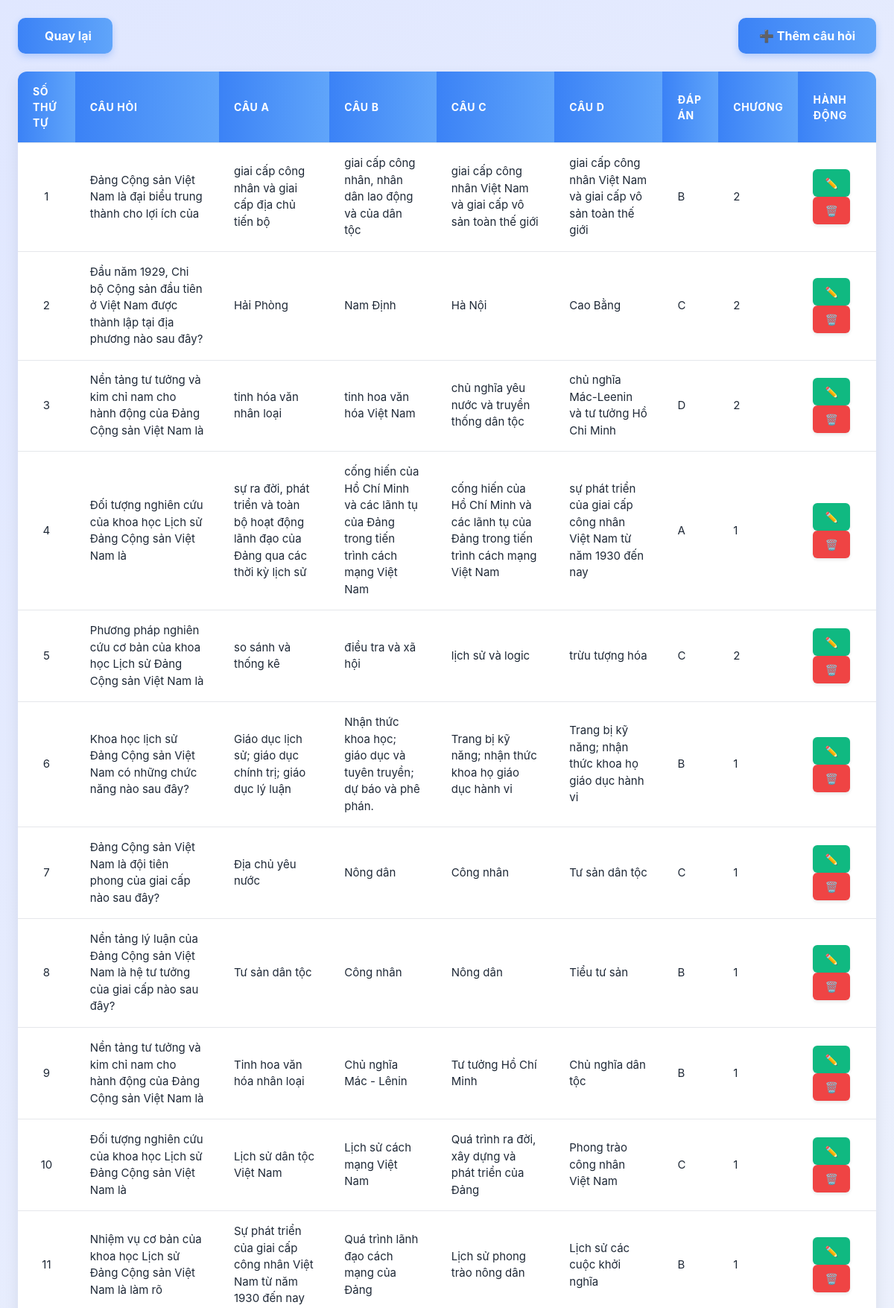
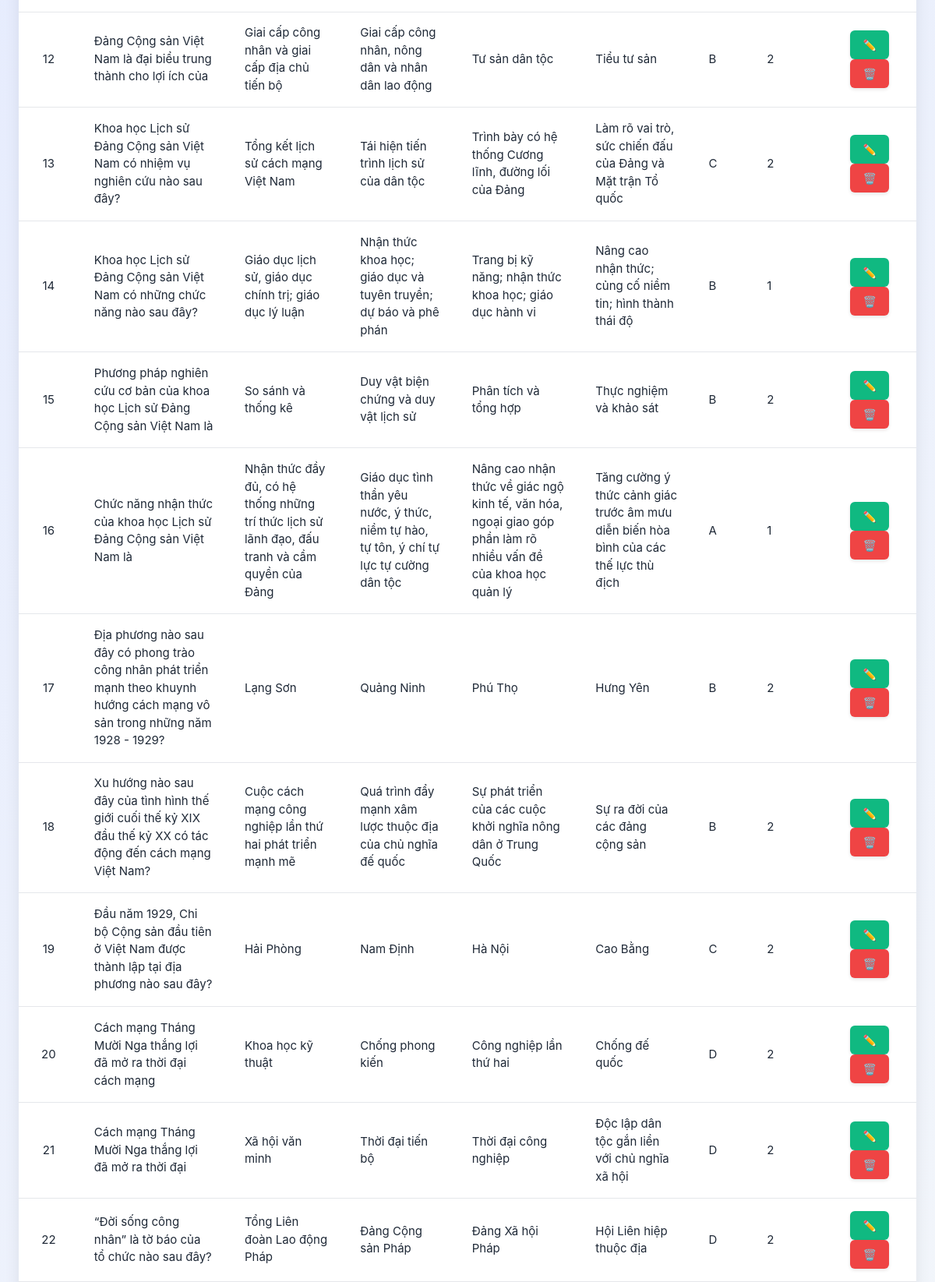
The app's page /views/questionManager.php (upper part) with its own data (2 pictures, top to bottom).
### tables this page shows
CREATE TABLE `cau_hoi` (
  `id` int(11) NOT NULL,
  `question` varchar(252) NOT NULL,
  `A` varchar(252) NOT NULL,
  `B` varchar(252) NOT NULL,
  `C` varchar(252) NOT NULL,
  `D` varchar(252) NOT NULL,
  `answer` varchar(252) NOT NULL,
  `chapter` int(11) NOT NULL
);

### controllers/get_questions.php (the view, shortened to what this page needs)
<?php
require_once __DIR__ . '/../core/Database.php';
$sodongtrentrang = 25;
$page = isset($_GET['trang']) ? (int)$_GET['trang'] : 1;
$vtbd = ($page-1) *$sodongtrentrang;
$sqltheotrang = "SELECT * FROM cau_hoi ORDER BY id ASC LIMIT {$vtbd}, {$sodongtrentrang}";
$kqpt = mysqli_query($conn,$sqltheotrang);
$stt = $vtbd +1;
while ($row = mysqli_fetch_assoc($kqpt)) {
    echo "<tr data-id='{$row['id']}'>";
    echo "<td style='padding: 10px; text-align: center;'>$stt</td>";
    echo "<td class='question'>{$row['question']}</td>";
    echo "<td class='A'>{$row['A']}</td>";
    echo "<td class='B'>{$row['B']}</td>";
    echo "<td class='C'>{$row['C']}</td>";
    echo "<td class='D'>{$row['D']}</td>";
    echo "<td class='answer'>{$row['answer']}</td>";
    echo "<td class='chapter'>{$row['chapter']}</td>";
    echo "<td>
            <button class='editBtn'>✏️</button>
            <button class='deleteBtn'>🗑️</button>
          </td>";
    echo "</tr>";
    $stt++;
}
?>

### style/css/questionManager.css (style rules this page uses)
* { margin: 0; padding: 0; box-sizing: border-box; }
body { font-family: "Inter", sans-serif; background: linear-gradient(135deg, #e0e7ff, #f4f7fa); color: #1f2937; padding: 24px; min-height: 100vh; }
.cau_hoi th, .cau_hoi td { padding: 16px 20px; text-align: left; border-bottom: 1px solid #e5e7eb; font-size: 15px; }
.editBtn, .deleteBtn { padding: 8px 16px; border: none; border-radius: 6px; font-size: 14px; font-weight: 600; cursor: pointer; transition: all 0.3s ease; box-shadow: 0 2px 4px rgba(0, 0, 0, 0.1); }
.editBtn { background-color: #10b981; color: white; margin-right: 10px; }
.deleteBtn { background-color: #ef4444; color: white; }
#add, .modal-content, .cau_hoi tr, .close, form h2 { will-change: transform, opacity; }

### records on screen
cau_hoi: question "Đảng Cộng sản Việt Nam là đại biểu trung thành cho lợi ích của", A "giai cấp công nhân và giai cấp địa chủ tiến bộ", B "giai cấp công nhân, nhân dân lao động và của dân tộc", C "giai cấp công nhân Việt Nam và giai cấp vô sản toàn thế giới", D "giai cấp công nhân Việt Nam và giai cấp vô sản toàn thế giới", answer "B", chapter "2"
cau_hoi: question "Đầu năm 1929, Chi bộ Cộng sản đầu tiên ở Việt Nam được thành lập tại địa phương nào sau đây?", A "Hải Phòng", B "Nam Định", C "Hà Nội", D "Cao Bằng", answer "C", chapter "2"
cau_hoi: question "Nền tảng tư tưởng và kim chỉ nam cho hành động của Đảng Cộng sản Việt Nam là", A "tinh hóa văn nhân loại", B "tinh hoa văn hóa Việt Nam", C "chủ nghĩa yêu nước và truyền thống dân tộc", D "chủ nghĩa Mác-Leenin và tư tưởng Hồ Chi Minh", answer "D", chapter "2"
cau_hoi: question "Đối tượng nghiên cứu của khoa học Lịch sử Đảng Cộng sản Việt Nam là", A "sự ra đời, phát triển và toàn bộ hoạt động lãnh đạo của Đảng qua các thời kỳ lịch sử", B "cống hiến của Hồ Chí Minh và các lãnh tụ của Đảng trong tiến trình cách mạng Việt Nam", C "cống hiến của Hồ Chí Minh và các lãnh tụ của Đảng trong tiến trình cách mạng Việt Nam", D "sự phát triển của giai cấp công nhân Việt Nam từ năm 1930 đến nay", answer "A", chapter "1"
cau_hoi: question "Phương pháp nghiên cứu cơ bản của khoa học Lịch sử Đảng Cộng sản Việt Nam là", A "so sánh và thống kê", B "điều tra và xã hội", C "lịch sử và logic", D "trừu tượng hóa", answer "C", chapter "2"
cau_hoi: question "Khoa học lịch sử Đảng Cộng sản Việt Nam có những chức năng nào sau đây?", A "Giáo dục lịch sử; giáo dục chính trị; giáo dục lý luận", B "Nhận thức khoa học; giáo dục và tuyên truyền; dự báo và phê phán.", C "Trang bị kỹ năng; nhận thức khoa họ giáo dục hành vi", D "Trang bị kỹ năng; nhận thức khoa họ giáo dục hành vi", answer "B", chapter "1"
cau_hoi: question "Đảng Cộng sản Việt Nam là đội tiên phong của giai cấp nào sau đây?", A "Địa chủ yêu nước", B "Nông dân", C "Công nhân", D "Tư sản dân tộc", answer "C", chapter "1"
cau_hoi: question "Nền tảng lý luận của Đảng Cộng sản Việt Nam là hệ tư tưởng của giai cấp nào sau đây?", A "Tư sản dân tộc", B "Công nhân", C "Nông dân", D "Tiểu tư sản", answer "B", chapter "1"
cau_hoi: question "Nền tảng tư tưởng và kim chỉ nam cho hành động của Đảng Cộng sản Việt Nam là", A "Tinh hoa văn hóa nhân loại", B "Chủ nghĩa Mác - Lênin", C "Tư tưởng Hồ Chí Minh", D "Chủ nghĩa dân tộc", answer "B", chapter "1"
cau_hoi: question "Đối tượng nghiên cứu của khoa học Lịch sử Đảng Cộng sản Việt Nam là", A "Lịch sử dân tộc Việt Nam", B "Lịch sử cách mạng Việt Nam", C "Quá trình ra đời, xây dựng và phát triển của Đảng", D "Phong trào công nhân Việt Nam", answer "C", chapter "1"
cau_hoi: question "Nhiệm vụ cơ bản của khoa học Lịch sử Đảng Cộng sản Việt Nam là làm rõ", A "Sự phát triển của giai cấp công nhân Việt Nam từ năm 1930 đến nay", B "Quá trình lãnh đạo cách mạng của Đảng", C "Lịch sử phong trào nông dân", D "Lịch sử các cuộc khởi nghĩa", answer "B", chapter "1"
cau_hoi: question "Đảng Cộng sản Việt Nam là đại biểu trung thành cho lợi ích của", A "Giai cấp công nhân và giai cấp địa chủ tiến bộ", B "Giai cấp công nhân, nông dân và nhân dân lao động", C "Tư sản dân tộc", D "Tiểu tư sản", answer "B", chapter "2"
cau_hoi: question "Khoa học Lịch sử Đảng Cộng sản Việt Nam có nhiệm vụ nghiên cứu nào sau đây?", A "Tổng kết lịch sử cách mạng Việt Nam", B "Tái hiện tiến trình lịch sử của dân tộc", C "Trình bày có hệ thống Cương lĩnh, đường lối của Đảng", D "Làm rõ vai trò, sức chiến đấu của Đảng và Mặt trận Tổ quốc", answer "C", chapter "2"
cau_hoi: question "Khoa học Lịch sử Đảng Cộng sản Việt Nam có những chức năng nào sau đây?", A "Giáo dục lịch sử, giáo dục chính trị; giáo dục lý luận", B "Nhận thức khoa học; giáo dục và tuyên truyền; dự báo và phê phán", C "Trang bị kỹ năng; nhận thức khoa học; giáo dục hành vi", D "Nâng cao nhận thức; củng cố niềm tin; hình thành thái độ", answer "B", chapter "1"
cau_hoi: question "Phương pháp nghiên cứu cơ bản của khoa học Lịch sử Đảng Cộng sản Việt Nam là", A "So sánh và thống kê", B "Duy vật biện chứng và duy vật lịch sử", C "Phân tích và tổng hợp", D "Thực nghiệm và khảo sát", answer "B", chapter "2"
cau_hoi: question "Chức năng nhận thức của khoa học Lịch sử Đảng Cộng sản Việt Nam là", A "Nhận thức đầy đủ, có hệ thống những trí thức lịch sử lãnh đạo, đấu tranh và cầm quyền của Đảng", B "Giáo dục tình thần yêu nước, ý thức, niềm tự hào, tự tôn, ý chí tự lực tự cường dân tộc", C "Nâng cao nhận thức về giác ngộ kinh tế, văn hóa, ngoại giao góp phần làm rõ nhiều vấn đề của khoa học quản lý", D "Tăng cường ý thức cảnh giác trước âm mưu diễn biến hòa bình của các thế lực thù địch", answer "A", chapter "1"
cau_hoi: question "Địa phương nào sau đây có phong trào công nhân phát triển mạnh theo khuynh hướng cách mạng vô sản trong những năm 1928 - 1929?", A "Lạng Sơn", B "Quảng Ninh", C "Phú Thọ", D "Hưng Yên", answer "B", chapter "2"
cau_hoi: question "Xu hướng nào sau đây của tình hình thế giới cuối thế kỷ XIX đầu thế kỷ XX có tác động đến cách mạng Việt Nam?", A "Cuộc cách mạng công nghiệp lần thứ hai phát triển mạnh mẽ", B "Quá trình đẩy mạnh xâm lược thuộc địa của chủ nghĩa đế quốc", C "Sự phát triển của các cuộc khởi nghĩa nông dân ở Trung Quốc", D "Sự ra đời của các đảng cộng sản", answer "B", chapter "2"
cau_hoi: question "Đầu năm 1929, Chi bộ Cộng sản đầu tiên ở Việt Nam được thành lập tại địa phương nào sau đây?", A "Hải Phòng", B "Nam Định", C "Hà Nội", D "Cao Bằng", answer "C", chapter "2"
cau_hoi: question "Cách mạng Tháng Mười Nga thắng lợi đã mở ra thời đại cách mạng", A "Khoa học kỹ thuật", B "Chống phong kiến", C "Công nghiệp lần thứ hai", D "Chống đế quốc", answer "D", chapter "2"
cau_hoi: question "Cách mạng Tháng Mười Nga thắng lợi đã mở ra thời đại", A "Xã hội văn minh", B "Thời đại tiến bộ", C "Thời đại công nghiệp", D "Độc lập dân tộc gắn liền với chủ nghĩa xã hội", answer "D", chapter "2"
cau_hoi: question "“Đời sống công nhân” là tờ báo của tổ chức nào sau đây?", A "Tổng Liên đoàn Lao động Pháp", B "Đảng Cộng sản Pháp", C "Đảng Xã hội Pháp", D "Hội Liên hiệp thuộc địa", answer "D", chapter "2"
